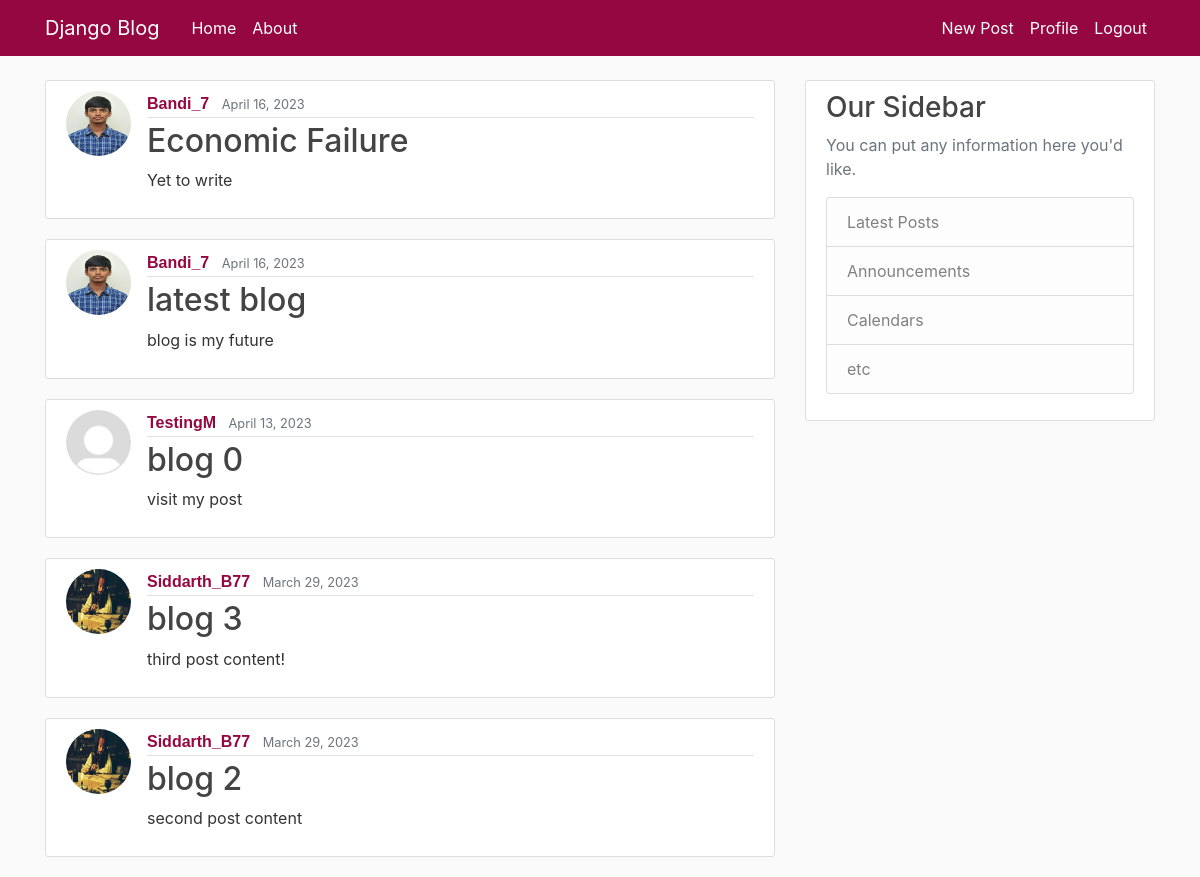
Page / (signed in) on the committed database.
### blog/models.py (models this page shows, shortened)
class Post(models.Model):
	title = models.CharField(max_length=100)
	content= models.TextField()
	date_posted = models.DateTimeField(default=timezone.now)
	author=models.ForeignKey(User,on_delete=models.CASCADE)

### users/models.py (models this page shows, shortened)
class Profile(models.Model):
    user = models.OneToOneField(User, on_delete=models.CASCADE) # Delete profile when user is deleted
    image=models.ImageField(default='default.jpg',upload_to='profile_pics')

### blog/views.py (the view)
# urls.py: path('',PostListView.as_view(),name='blog-home'),
class PostListView(ListView):
    model = Post
    template_name = 'blog/home.html'  # <app>/<model>_<viewtype>.html
    context_object_name = 'posts'
    ordering = ['-date_posted']
    paginate_by = 5

### blog/templates/blog/home.html
{% extends "blog/base.html" %}
{% block content %}
    {% for post in posts %}
        <article class="media content-section">
            <img class ="rounded-circle article-img" src="{{ post.author.profile.image.url }}">
            <div class="media-body">
            <div class="article-metadata">
                <a class="mr-2" href="#">{{ post.author }}</a>
                <small class="text-muted">{{ post.date_posted|date:"F d, Y" }}</small>
            </div>
            <h2><a class="article-title" href="#">{{ post.title }}</a></h2>
            <p class="article-content">{{ post.content }}</p>
            </div>
        </article>
    {% endfor %}
{% endblock content %}

### blog/static/blog/main.css (style rules this page uses)
body { background: #fafafa; color: #333333; margin-top: 5rem; }
h1, h2, h3, h4, h5, h6 { color: #444444; }
.content-section { background: #ffffff; padding: 10px 20px; border: 1px solid #dddddd; border-radius: 3px; margin-bottom: 20px; }
.article-title { color: #444444; }
.article-content { white-space: pre-line; }
.article-img { height: 65px; width: 65px; margin-right: 16px; }
.article-metadata { padding-bottom: 1px; margin-bottom: 4px; border-bottom: 1px solid #e3e3e3 }
a { color: #950740; }
.mr-2 { font-weight: 900; font-family: Arial, Helvetica, sans-serif; }

### rows in the picture
Post: author.profile.image (picture), author "Bandi_7", date_posted "April 16, 2023", title "Economic Failure", content "Yet to write"
Post: author.profile.image (picture), author "Bandi_7", date_posted "April 16, 2023", title "latest blog", content "blog is my future"
Post: author.profile.image (placeholder picture), author "TestingM", date_posted "April 13, 2023", title "blog 0", content "visit my post"
Post: author.profile.image (picture), author "Siddarth_B77", date_posted "March 29, 2023", title "blog 3", content "third post content!"
Post: author.profile.image (picture), author "Siddarth_B77", date_posted "March 29, 2023", title "blog 2", content "second post content"
